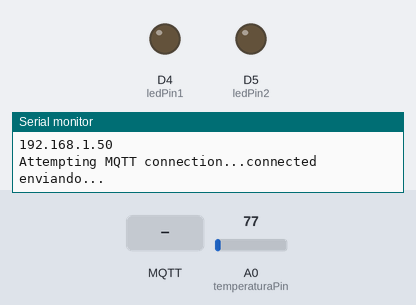
Recording of a sketch running on a simulated ESP8266 (NodeMCU). On the bench: output pins drawn as LEDs (lit = HIGH), the last lines printed to the serial monitor. The inputs (shaded band) are chosen by the test bench; at power-on: A0 (temperaturaPin) = 77. WiFi joins after 1.5 s; servers stay silent unless stated; random numbers use the default seed unless the sketch sets one; no MQTT or app messages arrive unless stated.

Above: at 3.2 s.
3.3 s: MQTT message "edinson123" arrives on the second subscribed topic
At 4.5 s:
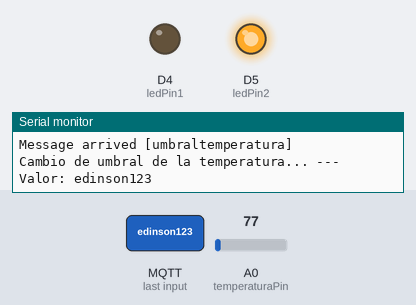
At 5.8 s:
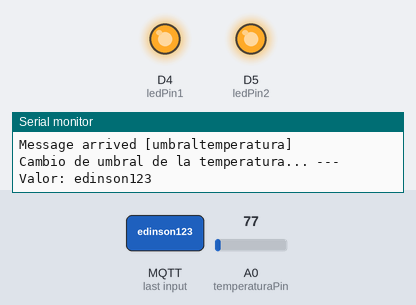
7.2 s: MQTT message "edinson123" arrives on the first subscribed topic
Timing chart, 0 to 10.2 s (numbered marks = the images above; inputs shaded):
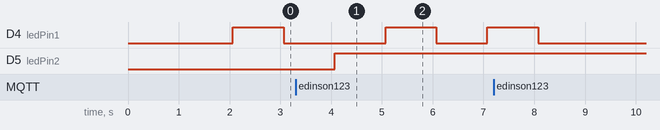

The sketch:

3.ESPNodeMQTTDash.ino
```cpp
 //Este sketch permite demostrar como conectarse a un servidor MQTT para enviar datos de temperatura
//y para recibir comandos que permitan encender - apagar un led desde cualquier aplicación MQTT
//Se recomineda usar las app Android MQTT DASH

#include <PubSubClient.h>
#include <ESP8266WiFi.h>
// WiFi parameters
//const char* ssid = "AndroidAP";
//const char* password = "edinson123";
//const char* ssid = "264083978257";
//const char* password = "170062167853";
const char* ssid = "andres";
const char* password = "1234qwer";

//Parametros para los mensajes MQTT
WiFiClient espClient;
PubSubClient client(espClient);

//Broquer MQTT
//const char* mqtt_server = "iot.eclipse.org";
const char* mqtt_server ="192.168.43.82";

//Parametros de los pines
const int temperaturaPin = A0;
const int fotoCeldaPin = A0;
const int ledPin1 = D4;
const int ledPin2 = D5;

//Toma de valores
float temperatura;
int estado1;
int estado2;
int valorAnalogo;
int umbralTemp = 32;
int umbralLuz = 500;

//Para comunicacion
long lastMsg = 0;
char msg[500];
String text;

void modificarUmbral(char* topic, byte* payload, unsigned int length){
  String valor = "";

  for (int i = 0; i < length; i++) {
    valor += (char)payload[i];
  }

  if(strcmp(topic, "umbralfotocelda") == 0) {
    umbralLuz = valor.toInt();
    Serial.print("Cambio de umbral de luz... --- Valor: ");
  }
  else {
    umbralTemp = valor.toInt();
    Serial.print("Cambio de umbral de la temperatura... --- Valor: ");
 }

 Serial.print(valor);
 Serial.println();
}

void callback(char* topic, byte* payload, unsigned int length) {
  Serial.println();
  Serial.print("Message arrived [");
  Serial.print(topic);
  Serial.println("]");
  modificarUmbral( topic, payload, length );

  // Switch on the LED if an 0 was received as first character
}

void reconnect() {
  // Loop until we're reconnected
  while (!client.connected()) {
    Serial.print("Attempting MQTT connection...");
    // Attempt to connect
    if (client.connect("ESP8266Client")) {
      Serial.println("connected");
      // Once connected, publish an announcement...
      Serial.println("enviando...");
      // ... and resubscribe
      client.subscribe("umbralfotocelda");
      client.subscribe("umbraltemperatura");
    } else {
      Serial.print("failed, rc=");
      Serial.print(client.state());
      Serial.println(" try again in 5 seconds");
      // Wait 5 seconds before retrying
      delay(5000);
    }
  }
}

void configurarWifi(void){
  delay(10);
  // We start by connecting to a WiFi network
  Serial.println();
  Serial.print("Connecting to ");
  Serial.println(ssid);
  WiFi.begin(ssid, password);
  while (WiFi.status() != WL_CONNECTED) {
    delay(500);
    Serial.print(".");
  }
  Serial.println("");
  Serial.println("WiFi connected");
  // Print the IP address
  Serial.println("IP address: ");
  Serial.println(WiFi.localIP());
}

void setup(void)
{
  //Led en el digital 1ed
  pinMode(ledPin1, OUTPUT);
  pinMode(ledPin2, OUTPUT);

  // Inicializar el puerto serial
  Serial.begin(115200);
  delay(500);

  // Connect to WiFi
  configurarWifi();

  //Inicializar el canal MQTT
  client.setServer(mqtt_server, 1883);
  client.setCallback(callback);

  randomSeed(analogRead(A0));
 }

void loop()
{
  //Intentarconectarse al servidor MQTT
  if (!client.connected()) {
    reconnect();
  }
  client.loop();

  //En caso de Ser una FotoCelda
  //valorAnalogo = analogRead(fotoCeldaPin);
  valorAnalogo = random(0,1023);
  /*Serial.print("\nValor analogo de Fotocelda: ");
  Serial.print(valorAnalogo);
  Serial.print(" ADC --- ");*/

  //En caso de Ser un Led
  if(valorAnalogo < umbralLuz) {
    digitalWrite(ledPin1, HIGH);   // turn the LED on (HIGH is the voltage level)
    estado1 = 1;
    //Serial.println("Bombillo 1 ON");
  }
  else {
    digitalWrite(ledPin1, LOW);    // turn the LED off by making the voltage LOW
    estado1 = 0;
    //Serial.println("Bombillo 1 OFF");
  }

  //recibe la temperatura para el sensor LM35
  //Este calculo es para el ESP8266 NODEMCU 12 con LM35
  temperatura = 3.3 * analogRead(temperaturaPin) * 100.0 / 1024.0;
  //impresión en la pantalla seria del IDE arduino
  /*Serial.print("Temperatura: ");
  Serial.print(temperatura);
  Serial.print(" ℃ --- ");*/

  //En caso de Ser un Led
  if(temperatura > umbralTemp) {
    digitalWrite(ledPin2, HIGH);   // turn the LED on (HIGH is the voltage level)
    estado2 = 1;
    //Serial.println("Bombillo 2 ON");
  }
  else {
    digitalWrite(ledPin2, LOW);    // turn the LED off by making the voltage LOW
    estado2 = 0;
    //Serial.println("Bombillo 2 OFF");
  }

  //Publicar el mensaje
  long now = millis();
  if (now - lastMsg > 2000) {
    lastMsg = now;
    snprintf (msg, 75, "%d", valorAnalogo);
    /*Serial.print("\nPublicando voltaje obtenido de la foto-Celda: ");
    Serial.println(msg);*/
    client.publish("fotocelda", msg);

    snprintf (msg, 75, "%d", estado1);
    /*Serial.print("Publicando estado del bombillo 1: ");
    Serial.println(msg);*/
    client.publish("fotoceldaled", msg);

    snprintf (msg, 75, "%f", temperatura);
    /*Serial.print("Publicando temperatura: ");
    Serial.println(msg);*/
    client.publish("temperatura", msg);

    snprintf (msg, 75, "%d", estado2);
    /*Serial.print("Publicando estado del bombillo 2: ");
    Serial.println(msg);*/
    client.publish("temperaturaled", msg);
  }
  delay(1000);
}
```

Measured:
- after the input at 3.3 s, D5 (ledPin2): LOW → HIGH after 0.77 s
